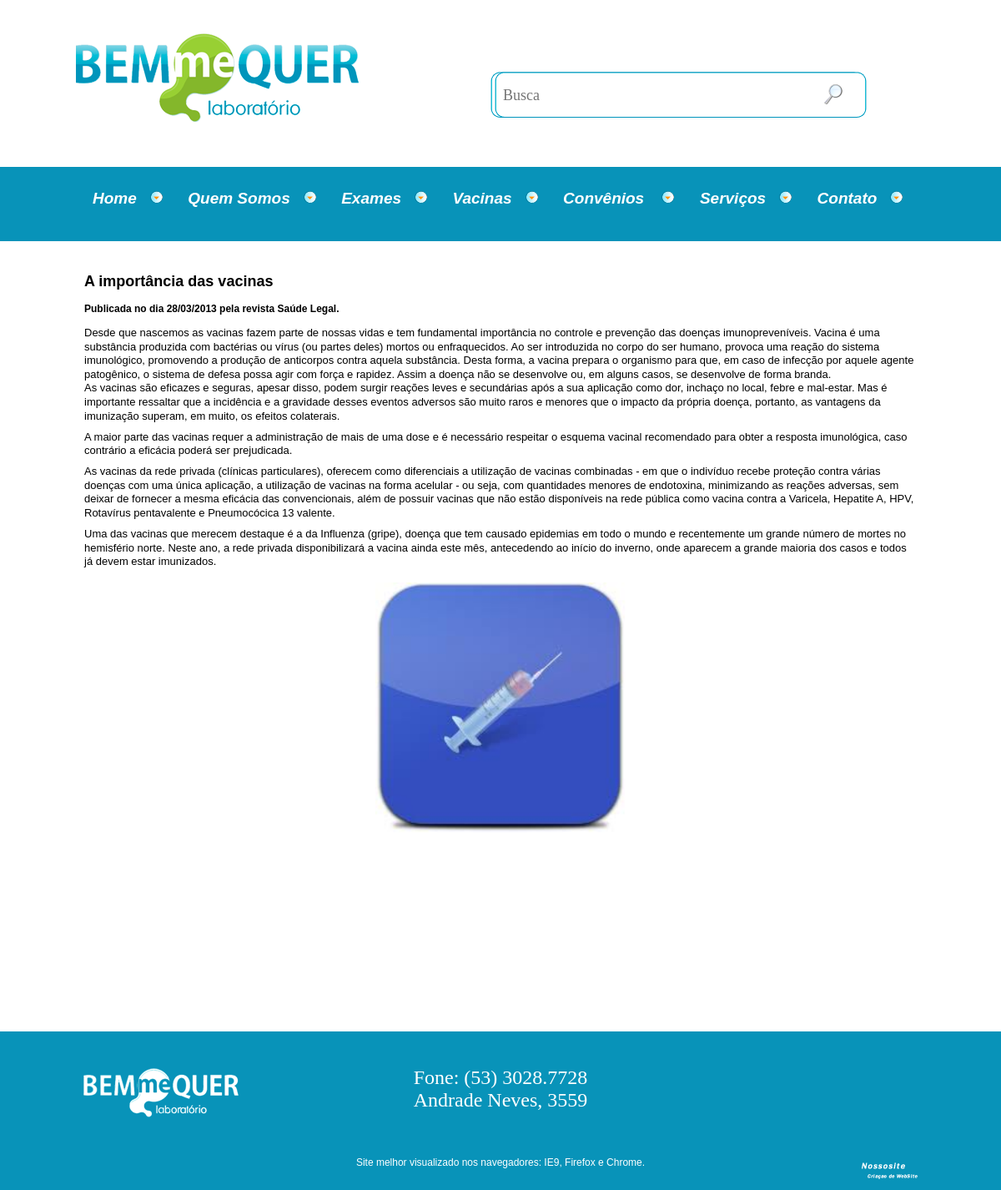
The page /noticia.php?cod=1 on the database its author committed.
### tables this page shows
CREATE TABLE `dicas` (
  `id` int(10) NOT NULL auto_increment,
  `titulo` varchar(255) NOT NULL default '',
  `subtitulo` varchar(255) NOT NULL default '',
  `descricao` text NOT NULL,
  `sub_titulo_pequeno` varchar(50) NOT NULL default '',
  `data` date NOT NULL default '0000-00-00',
  `destaque` char(1) NOT NULL default '',
  PRIMARY KEY  (`id`)
);

### noticia.php (the view, shortened to what this page needs)
<?php
include("topo.php");
$cod = $_GET["cod"];
$s = "select * from dicas where id = $cod";
$q = mysql_query($s);
$r = mysql_fetch_array($q);
$id = $r["id"];
$titulo = $r["titulo"];
$descricao = $r["descricao"];
$data = $r["data"];
$dataconv =  implode(preg_match("~\/~", $data) == 0 ? "/" : "-", array_reverse(explode(preg_match("~\/~", $data) == 0 ? "-" : "/", $data)));
$foto = "admin/dicas/". $id. ".jpg";
?>
<div id="noticia_grande">
	<h2 class="titulo_noticia"><?php echo "$titulo"; ?></h2>
	<h3 class="data_noticia">Publicada no dia <?php echo "$dataconv"; ?> pela revista Sa&uacute;de Legal.</h3>
	<p class="texto_noticia"><?php echo "$descricao"; ?></p>
	<div class="imagem_noticia">
		<img class="imagem_noticia" src=<?php echo $foto ?> />
	</div>
</div>
<div id="rodape_box">
				<div id="logo_rodape">
					<img style="border: none;" src="img/logo_rodape.png" alt="Laborat&oacute;rio Bem me Quer" title="Laborat&oacute;rio Bem me Quer" />
				</div>
				<div id="info">
					<p class="info">
						Fone: (53) 3028.7728<br/>
						Andrade Neves, 3559
					</p>
					<p class="visual">Site melhor visualizado nos navegadores: IE9, Firefox e Chrome.</p>
				</div>
				<a href="http://www.nossositeweb.com.br" target="_blank"><div id="nosso_site"><img src="estrutura/nosso_site.png" style="border: none;" alt="NossoSite" title="NossoSite" /></div></a>
			</div>
</div>
<?php include("rodape.php"); ?>

### css/estilo.css (style rules this page uses)
body { margin:0; padding:0; }
#rodape_box { width:1000px; position:relative; margin:0 auto; top:187px; z-index:9999; }
#logo_rodape { width:186px; height:59px; top:95px; position:relative; }
#info { width:355px; height:155px; position:relative; margin:0 auto; bottom:10px; }
.info { font-family:clemente1,Arial, Helvetica, sans-serif; color:#fff; font-size:24px; text-align:center; position:relative; top:20px; }
#nosso_site { width:67px; height:20px; position:relative; float:right; bottom:30px; }
.visual { font-family:Arial, Helvetica, sans-serif; color:#fff; font-size:12px; text-align:center; position:relative; top:50px; }
#noticia_grande { width:998px; position:relative; margin:0 auto; }
.titulo_noticia { font-family:Tahoma,Arial, Helvetica, sans-serif; font-size:18px; }
.texto_noticia { font-family:Tahoma,Arial, Helvetica, sans-serif; font-size:14px; }
.imagem_noticia { width:300px; height:300px; position:relative; margin:0 auto; }
.data_noticia { font-family:Tahoma,Arial, Helvetica, sans-serif; font-size:12px; }

### css/style.css (style rules this page uses)
a { outline: none; }
a, a:visited { color: #729dff; text-decoration: none; }

### css/webkit.css (style rules this page uses)
body { margin:0; padding:0; }
#rodape_box { width:1000px; position:relative; margin:0 auto; top:187px; z-index:9999; }
#logo_rodape { width:186px; height:59px; top:95px; position:relative; }
#info { width:355px; height:155px; position:relative; margin:0 auto; bottom:10px; }
.info { font-family:clemente1;Arial, Helvetica, sans-serif; color:#fff; font-size:24px; text-align:center; position:relative; top:20px; }
#nosso_site { width:67px; height:20px; position:relative; float:right; bottom:30px; }
.visual { font-family:Arial, Helvetica, sans-serif; color:#fff; font-size:12px; text-align:center; position:relative; top:50px; }
#noticia_grande { width:998px; position:relative; margin:0 auto; }
.titulo_noticia { font-family:Tahoma,Arial, Helvetica, sans-serif; font-size:18px; }
.texto_noticia { font-family:Tahoma,Arial, Helvetica, sans-serif; font-size:14px; }
.imagem_noticia { width:300px; height:300px; position:relative; margin:0 auto; }
.data_noticia { font-family:Tahoma,Arial, Helvetica, sans-serif; font-size:12px; }

### rows shown on the page
dicas: titulo "A importância das vacinas", data "28/03/2013", descricao "Desde que nascemos as vacinas fazem parte de nossas vidas e tem fundamental importância no controle e prevenção das doenças imunopreveníveis. Vacina é uma substância produzida com bactérias ou vírus (ou partes deles) mortos ou enfraquecidos. Ao ser introduzida no corpo do ser humano, provoca uma reação do sistema imunológico, promovendo a produção de anticorpos contra aquela substância. Desta forma, a vacina prepara o organismo para que, em caso de infecção por aquele agente patogênico, o sistema de defesa possa agir com força e rapidez. Assim a doença não se desenvolve ou, em alguns casos, se desenvolve de forma branda. As vacinas são eficazes e seguras, apesar disso, podem surgir reações…"
